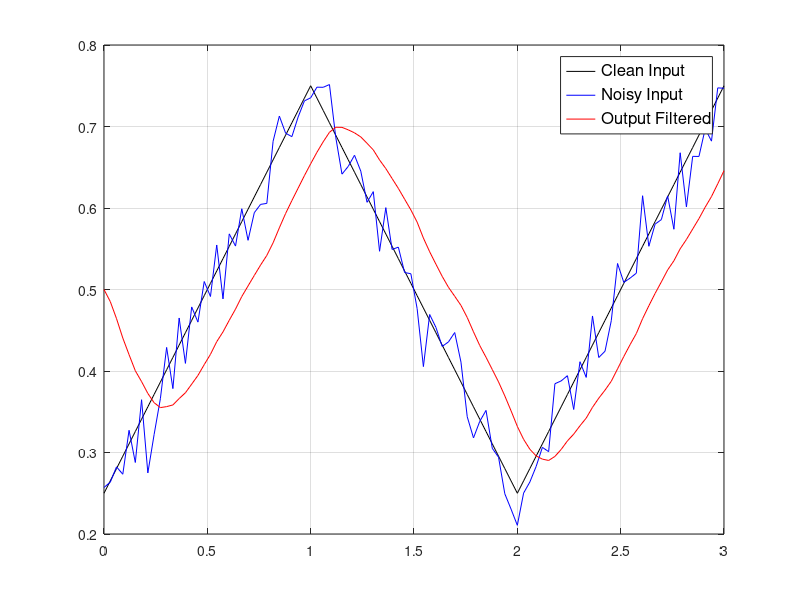

Write MATLAB code to recreate this figure. (Note: this script raises an error after producing the figure.)
% PAL2v Filter
% Prof. Dr. Arnaldo de Carvalho Junior
% https://sites.google.com/view/prof-arnaldo/pal2v-key-points
% eailab.labmax.org
% Apr 2024

clc;clear all; close all;

% Create input signal
F = 0.5; % create frequency
t = linspace(0, 6*pi*F); % create time
A = 0.25; % amplitude of Input signal
R = 0.025; % noise amplitude
n = R*randn(size(t)); % generate noise
DC = 0.5; % Add DC level

% Input Signal
% Select between square, sinusoidal or triangle waves
%I = A*square(t) + DC; % pure square signal without noise
%I = A*sin(t)+DC; % pure sin signal without noise
I = A*sawtooth(t,1/2)+DC; % triangle signal without noise
In = I+n; % input signal with noise

% *** PAL2v Filter ***
N = 2; % number of PANCLctx cells (1 to 6!!!)
FLref = 0.25; % Filter adjust reference

% Filter Order Selection (max 6)
for i = 1:6
    if i <= N;
        FL(i) = FLref;
    else
        FL(i) = 1;
    end
end

% Setup initial values

MI1=In;
MIE1=zeros(size(t))+0.5; MIE2=MIE1; MIE3=MIE2; MIE4=MIE3;MIE5=MIE4;
MI2=MIE1;MI3=MIE2;MI4=MIE3;MI5=MIE4;

% start filtering
for x = 2:max(size(t));
    MI1(x)=In(x); % Input of the 1st Filter
    MIE1(x)=FL(1)*MI1(x)+(1-FL(1))*MIE1(x-1); % 1st Order Output
    
    MI2(x)=MIE1(x); % Input of the 2nd Filter
    MIE2(x)=FL(2)*MI2(x)+(1-FL(2))*MIE2(x-1); % 2nd Order Output
    
    MI3(x)=MIE2(x); % Input of the 3rd Filter
    MIE3(x)=FL(3)*MI3(x)+(1-FL(3))*MIE3(x-1); % 3rd Order Output
    
    MI4(x)=MIE3(x); % Input of the 4th Filter
    MIE4(x)=FL(4)*MI4(x)+(1-FL(4))*MIE4(x-1); % 4th Order Output
    
    MI5(x)=MIE4(x); % Input of the 5th Filter
    MIE5(x)=FL(5)*MI5(x)+(1-FL(5))*MIE5(x-1); % 5th Order Output
end
    
O=MIE5; % Filter output

% Generate Figures
plot(t/pi,I,'k',t/pi,In,'b',t/pi,O,'r');
legend('Clean Input','Noisy Input','Output Filtered','Location','best','FontSize',12);
grid on;

% Generate Transfer Function
z=sym('z');
FT1=FL(1)/(1-(1-FL(1))*z^-1);
FT2=FL(2)/(1-(1-FL(2))*z^-1);
FT3=FL(3)/(1-(1-FL(3))*z^-1);
FT4=FL(4)/(1-(1-FL(4))*z^-1);
FT5=FL(5)/(1-(1-FL(5))*z^-1);
FT=FT1*FT2*FT3*FT4*FT5;
disp('PAL2v Filter Transfer Function :')
pretty(FT)
